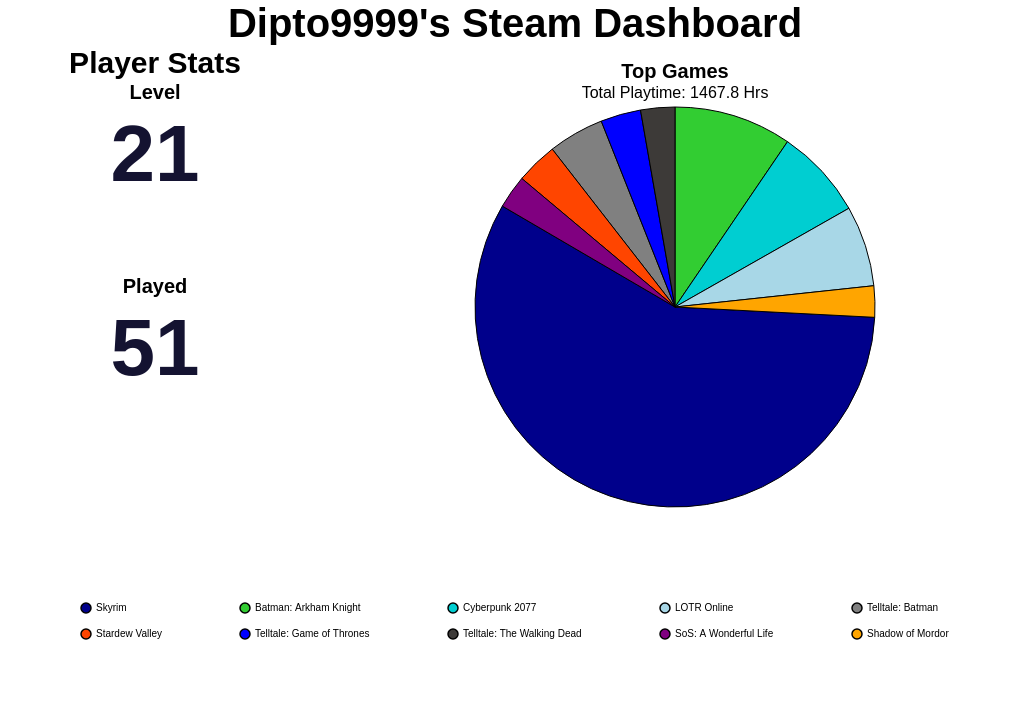

Write the Vega-Lite specification saved for this chart.
### Vega-Lite specification from a JSON file in a GitHub repository (floating-point values rounded to 4 significant figures)
{"config": {"view": {"continuousWidth": 300, "continuousHeight": 300, "strokeOpacity": 0, "strokeWidth": 1.5}, "axis": {"labelFontSize": 12, "titleFontSize": 16}, "legend": {"labelFontSize": 12, "titleFontSize": 16}}, "hconcat": [{"vconcat": [{"data": {"name": "data-2499b64f9be58983f459d2071ccce1f4"}, "mark": {"type": "text", "align": "center", "baseline": "middle", "color": "#141331", "fontSize": 80, "fontWeight": "bold"}, "encoding": {"text": {"field": "Value", "type": "quantitative"}, "x": {"axis": null, "field": "Metric", "type": "nominal"}, "y": {"value": 50}}, "height": 150, "title": {"text": "Level", "anchor": "middle", "fontSize": 20}, "width": 300}, {"data": {"name": "data-eb5d1b6a8d8b16edc374c784ce7f88c2"}, "mark": {"type": "text", "align": "center", "baseline": "middle", "color": "#141331", "fontSize": 80, "fontWeight": "bold"}, "encoding": {"text": {"field": "Value", "type": "quantitative"}, "x": {"axis": null, "field": "Metric", "type": "nominal"}, "y": {"value": 50}}, "height": 150, "title": {"text": "Played", "anchor": "middle", "fontSize": 20}, "width": 300}], "title": {"text": "Player Stats", "anchor": "middle", "fontSize": 30}}, {"data": {"name": "data-a0c313df253b6266b2d36028c057b106"}, "mark": {"type": "arc", "stroke": "black", "strokeWidth": 1}, "encoding": {"color": {"field": "name", "legend": {"columnPadding": 75, "columns": 5, "direction": "horizontal", "labelFontSize": 10, "orient": "bottom", "padding": 75, "rowPadding": 10, "title": "", "titleAlign": "center", "titleFontSize": 16}, "scale": {"range": ["#00008B", "#32CD32", "#00CED1", "#A8D7E7", "#808080", "#FF4500", "#0000FF", "#3D3A38", "#800080", "#FFA500", "#006400", "#8B0000", "#FFD700", "#4682B4", "#2E8B57"]}, "sort": null, "type": "nominal"}, "theta": {"field": "playtime_percentage", "type": "quantitative"}, "tooltip": [{"field": "name", "title": "Game", "type": "nominal"}, {"field": "playtime_forever", "format": ".1f", "title": "Time (Hrs)", "type": "quantitative"}, {"field": "playtime_percentage", "format": ".2f", "title": "Playtime (%)", "type": "quantitative"}]}, "height": 400, "title": {"text": "Top Games", "anchor": "middle", "fontSize": 20, "subtitle": "Total Playtime: 1467.8 Hrs", "subtitleFontSize": 16}, "width": 700}], "padding": {"left": 250, "right": 250, "top": 0, "bottom": 0}, "title": {"text": "Dipto9999's Steam Dashboard", "anchor": "middle", "fontSize": 40}, "$schema": "https://vega.github.io/schema/vega-lite/v6.4.1.json", "datasets": {"data-2499b64f9be58983f459d2071ccce1f4": [{"Metric": "Level", "Value": 21}], "data-eb5d1b6a8d8b16edc374c784ce7f88c2": [{"Metric": "Played", "Value": 51}], "data-a0c313df253b6266b2d36028c057b106": [{"name": "Skyrim", "playtime_forever": 845.3, "appid": 72850, "playtime_percentage": 57.59}, {"name": "Batman: Arkham Knight", "playtime_forever": 139.7, "appid": 208650, "playtime_percentage": 9.51}, {"name": "Cyberpunk 2077", "playtime_forever": 106.7, "appid": 1091500, "playtime_percentage": 7.27}, {"name": "LOTR Online", "playtime_forever": 95.7, "appid": 212500, "playtime_percentage": 6.52}, {"name": "Telltale: Batman", "playtime_forever": 66.22, "appid": 498240, "playtime_percentage": 4.51}, {"name": "Stardew Valley", "playtime_forever": 49.5, "appid": 413150, "playtime_percentage": 3.37}, {"name": "Telltale: Game of Thrones", "playtime_forever": 47.68, "appid": 330840, "playtime_percentage": 3.25}, {"name": "Telltale: The Walking Dead", "playtime_forever": 40.52, "appid": 207610, "playtime_percentage": 2.76}, {"name": "SoS: A Wonderful Life", "playtime_forever": 39.42, "appid": 2111170, "playtime_percentage": 2.69}, {"name": "Shadow of Mordor", "playtime_forever": 37.05, "appid": 241930, "playtime_percentage": 2.52}]}}
